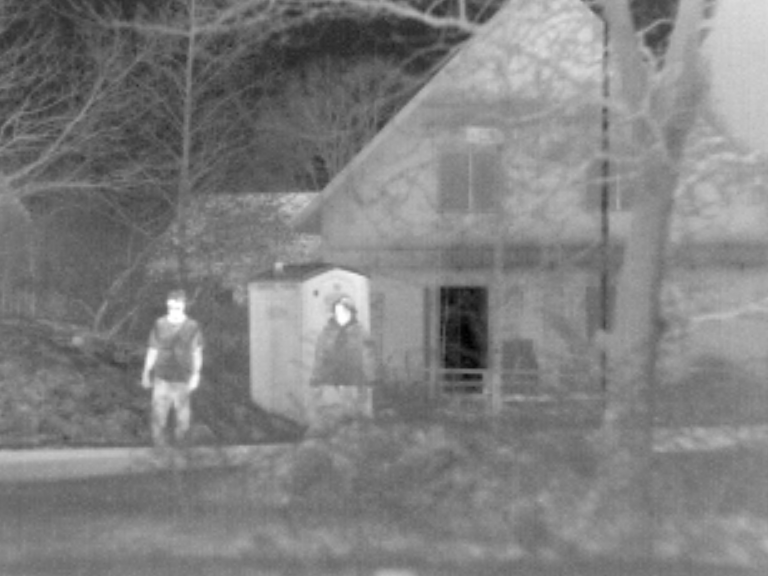
#> input picture datasets/training_img/Inf/001.png, 768 x 576 px; its folder holds 4 pictures in this run
$ python img_crop.py
#> lines starting #> are read from the running program, lines starting #| are printed output that depends on the picture; pictures that were not available may be replaced by others from this repository, and a replacement may not be noted
import random
import os
import os.path as osp
from PIL import Image
import numpy as np

root_dir = './datasets/training_img'
save_path_inf = './datasets/cropped_img/Inf/'
save_path_vis = './datasets/cropped_img/Vis/'
dataset_inf = os.listdir(os.path.join(root_dir, 'Inf'))
dataset_vis = os.listdir(os.path.join(root_dir, 'Vis'))


for idx in dataset_inf:
    orignal = Image.open(os.path.join(root_dir, 'Inf', idx))
#> orignal is the input picture: PIL image 768x576 L; min 0, max 255, mean 127.7
    orignal_size = orignal.size
#> orignal_size = (768, 576)
    gt = Image.open(os.path.join(root_dir, 'Vis', idx)).resize((orignal_size))
    setp = 32
    x = 0
    y = 0
    w = 128
    h = 128

    while y * setp + h < orignal_size[1]:
        while x * setp + w < orignal_size[0]:
            orignal_region = orignal.crop((x * setp, y * setp, x * setp + w, y * setp + h))
            orignal_region.save(save_path_inf + idx.split('.')[0] + '_{loop}_{haha}.jpg'.format(loop=x * setp, haha=y * setp))
            gt_region = gt.crop((x * setp, y * setp, x * setp + w, y * setp + h))
            gt_region.save(save_path_vis + idx.split('.')[0] + '_{loop}_{haha}.jpg'.format(loop=x * setp, haha=y * setp))
            x = x + 1
        orignal_region = orignal.crop((orignal.size[0] - setp, y * setp, orignal.size[0] - setp + w, y * setp + h))
        orignal_region.save(save_path_inf + idx.split('.')[0] + '_{loop}_{haha}.jpg'.format(loop=orignal.size[0] - setp, haha=y * setp))
        gt_region = gt.crop((orignal.size[0] - setp, y * setp, orignal.size[0] - setp + w, y * setp + h))
        gt_region.save(save_path_vis + idx.split('.')[0] + '_{loop}_{haha}.jpg'.format(loop=orignal.size[0] - setp, haha=y * setp))
        x = 0
        y = y + 1
#> this loop made 14 passes
#> pass 1, `orignal_region.save(save_path_inf + idx.split('.')[0] + '_{loop}_{haha..`:
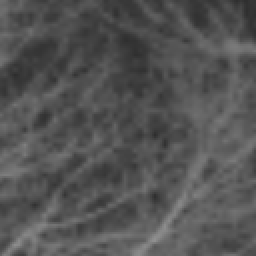
#> saved as 001_0_0.jpg: PIL image 128x128 L (shown 2 times larger); min 45, max 144, mean 83.7
#> pass 1, `orignal_region.save(save_path_inf + idx.split('.')[0] + '_{loop}_{haha..`:
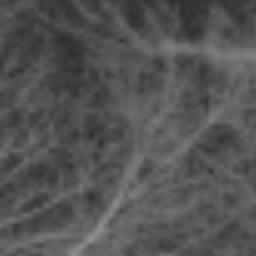
#> saved as 001_32_0.jpg: PIL image 128x128 L (shown 2 times larger); min 46, max 144, mean 84
#> pass 1, `orignal_region.save(save_path_inf + idx.split('.')[0] + '_{loop}_{haha..`:
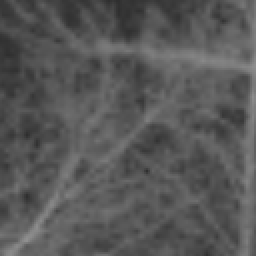
#> saved as 001_64_0.jpg: PIL image 128x128 L (shown 2 times larger); min 46, max 144, mean 87.5
#> pass 1, `orignal_region.save(save_path_inf + idx.split('.')[0] + '_{loop}_{haha..`:
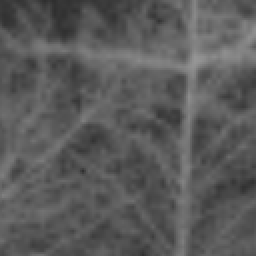
#> saved as 001_96_0.jpg: PIL image 128x128 L (shown 2 times larger); min 47, max 150, mean 90.2
#> after the loop:
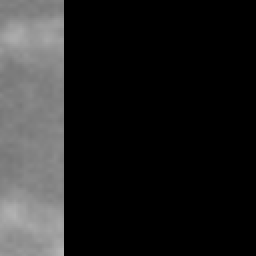
#> gt_region: PIL image 128x128 L (shown 2 times larger); min 0, max 180, mean 34.8
#> after the loop, y = 14
    while x * setp + w < orignal_size[0]:
        orignal_region = orignal.crop((x * setp, orignal.size[1] - setp, x * setp + w, orignal.size[1] - setp + h))
        orignal_region.save(save_path_inf + idx.split('.')[0] + '_{loop}_{haha}.jpg'.format(loop=x * setp, haha=orignal.size[1] - setp))
        gt_region = gt.crop((x * setp, orignal.size[1] - setp, x * setp + w, orignal.size[1] - setp + h))
        gt_region.save(save_path_vis + idx.split('.')[0] + '_{loop}_{haha}.jpg'.format(loop=x * setp, haha=orignal.size[1] - setp))
        x = x + 1
#> this loop made 20 passes
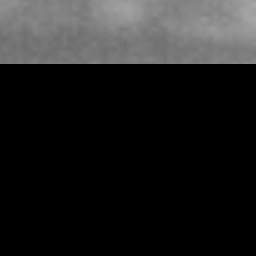
#> gt_region: PIL image 128x128 L (shown 2 times larger); min 0, max 166, mean 32.4
#> after the loop, x = 20
    orignal_region = orignal.crop(
        (orignal.size[0] - setp, orignal.size[1] - setp, orignal.size[0] - setp + w, orignal.size[1] - setp + h))
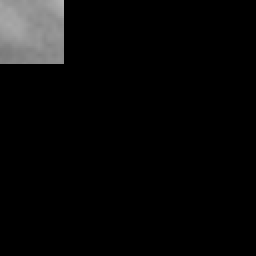
#> orignal_region: PIL image 128x128 L (shown 2 times larger); min 0, max 180, mean 9.2
    orignal_region.save(save_path_inf + idx.split('.')[0] + '_{loop}_{haha}.jpg'.format(loop=orignal.size[0] - setp, haha=orignal.size[1] - setp))
    gt_region = gt.crop(
        (orignal.size[0] - setp, orignal.size[1] - setp, orignal.size[0] - setp + w, orignal.size[1] - setp + h))
    gt_region.save(save_path_vis + idx.split('.')[0] + '_{loop}_{haha}.jpg'.format(loop=orignal.size[0] - setp, haha=orignal.size[1] - setp))
#> pass 2 of the loop `for idx in dataset_inf:`:
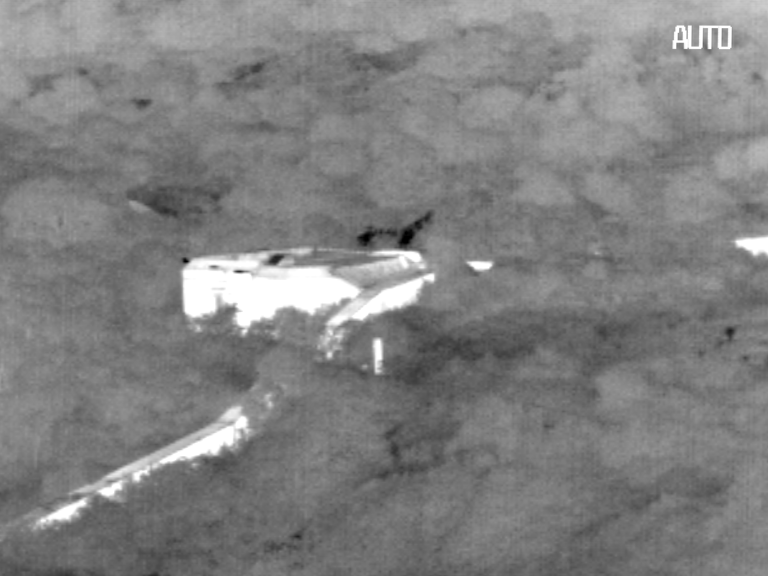
#> input picture datasets/training_img/Inf/003.png, 768 x 576 px
#> orignal is the input picture: PIL image 768x576 L; min 0, max 255, mean 128.5
#> after the loop `while y * setp + h < orignal_size[1]:`: y = 14
#> the loop `while x * setp + w < orignal_size[0]:` made 20 passes
#> after the loop `while x * setp + w < orignal_size[0]:`:
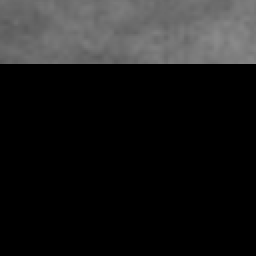
#> gt_region: PIL image 128x128 L (shown 2 times larger); min 0, max 138, mean 28.3
#> after the loop `while x * setp + w < orignal_size[0]:`: x = 20
#> `orignal_region = orignal.crop( (orignal.size[0] - setp, orignal.size[1..`:
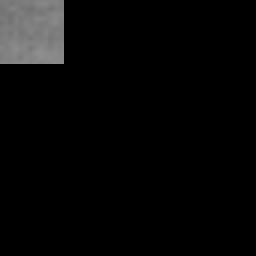
#> orignal_region: PIL image 128x128 L (shown 2 times larger); min 0, max 143, mean 8
#> pass 3 of the loop `for idx in dataset_inf:`:
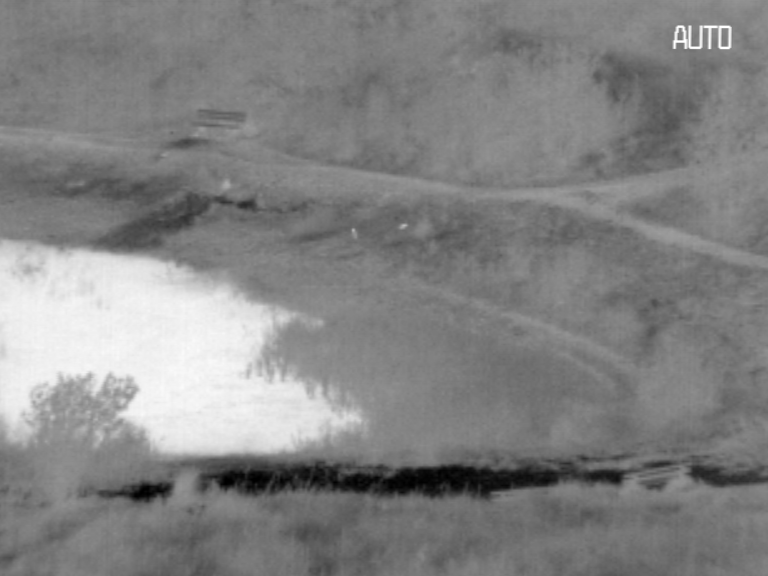
#> input picture datasets/training_img/Inf/004.png, 768 x 576 px
#> orignal is the input picture: PIL image 768x576 L; min 0, max 255, mean 131.3
#> after the loop `while y * setp + h < orignal_size[1]:`: y = 14
#> after the loop `while x * setp + w < orignal_size[0]:`:
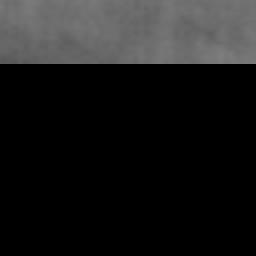
#> gt_region: PIL image 128x128 L (shown 2 times larger); min 0, max 125, mean 27.2
#> after the loop `while x * setp + w < orignal_size[0]:`: x = 20
#> `orignal_region = orignal.crop( (orignal.size[0] - setp, orignal.size[1..`:
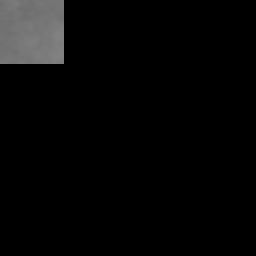
#> orignal_region: PIL image 128x128 L (shown 2 times larger); min 0, max 130, mean 7.4
#> the loop made 4 passes; the first 3 are shown
